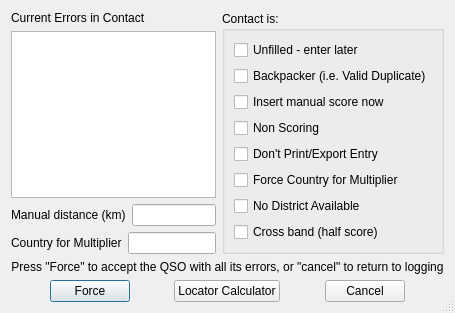
<?xml version="1.0" encoding="UTF-8"?>
<ui version="4.0">
 <class>TForceLogDlg</class>
 <widget class="QDialog" name="TForceLogDlg">
  <property name="geometry">
   <rect>
    <x>0</x>
    <y>0</y>
    <width>417</width>
    <height>313</height>
   </rect>
  </property>
  <property name="windowTitle">
   <string>Force Log the Current Contact</string>
  </property>
  <property name="sizeGripEnabled">
   <bool>true</bool>
  </property>
  <layout class="QVBoxLayout" name="verticalLayout_3">
   <item>
    <layout class="QHBoxLayout" name="horizontalLayout_3">
     <item>
      <layout class="QVBoxLayout" name="verticalLayout_2">
       <item>
        <widget class="QLabel" name="label">
         <property name="text">
          <string>Current Errors in Contact</string>
         </property>
        </widget>
       </item>
       <item>
        <widget class="QListWidget" name="ErrList"/>
       </item>
       <item>
        <layout class="QHBoxLayout" name="horizontalLayout_2">
         <item>
          <widget class="QLabel" name="label_2">
           <property name="text">
            <string>Manual distance (km)</string>
           </property>
          </widget>
         </item>
         <item>
          <widget class="QLineEdit" name="ScoreIl"/>
         </item>
        </layout>
       </item>
       <item>
        <layout class="QHBoxLayout" name="horizontalLayout">
         <item>
          <widget class="QLabel" name="label_3">
           <property name="text">
            <string>Country for Multiplier</string>
           </property>
          </widget>
         </item>
         <item>
          <widget class="QLineEdit" name="CtryMultIl"/>
         </item>
        </layout>
       </item>
      </layout>
     </item>
     <item>
      <widget class="QGroupBox" name="groupBox">
       <property name="title">
        <string>Contact is:</string>
       </property>
       <layout class="QVBoxLayout" name="verticalLayout">
        <item>
         <widget class="QCheckBox" name="CheckBox1">
          <property name="text">
           <string>Unfilled - enter later</string>
          </property>
         </widget>
        </item>
        <item>
         <widget class="QCheckBox" name="CheckBox2">
          <property name="text">
           <string>Backpacker (i.e. Valid Duplicate)</string>
          </property>
         </widget>
        </item>
        <item>
         <widget class="QCheckBox" name="CheckBox3">
          <property name="text">
           <string>Insert manual score now</string>
          </property>
         </widget>
        </item>
        <item>
         <widget class="QCheckBox" name="CheckBox4">
          <property name="text">
           <string>Non Scoring</string>
          </property>
         </widget>
        </item>
        <item>
         <widget class="QCheckBox" name="CheckBox5">
          <property name="text">
           <string>Don't Print/Export Entry</string>
          </property>
         </widget>
        </item>
        <item>
         <widget class="QCheckBox" name="CheckBox6">
          <property name="text">
           <string>Force Country for Multiplier</string>
          </property>
         </widget>
        </item>
        <item>
         <widget class="QCheckBox" name="CheckBox7">
          <property name="text">
           <string>No District Available</string>
          </property>
         </widget>
        </item>
        <item>
         <widget class="QCheckBox" name="CheckBox8">
          <property name="text">
           <string>Cross band (half score)</string>
          </property>
         </widget>
        </item>
       </layout>
      </widget>
     </item>
    </layout>
   </item>
   <item>
    <widget class="QLabel" name="ForceLabel">
     <property name="text">
      <string>Press &quot;Force&quot; to accept the QSO with all its errors, or &quot;cancel&quot; to return to logging</string>
     </property>
     <property name="alignment">
      <set>Qt::AlignCenter</set>
     </property>
    </widget>
   </item>
   <item>
    <layout class="QHBoxLayout" name="horizontalLayout_4">
     <item>
      <spacer name="horizontalSpacer">
       <property name="orientation">
        <enum>Qt::Horizontal</enum>
       </property>
       <property name="sizeHint" stdset="0">
        <size>
         <width>40</width>
         <height>20</height>
        </size>
       </property>
      </spacer>
     </item>
     <item>
      <widget class="QPushButton" name="OKButton">
       <property name="text">
        <string>Force</string>
       </property>
      </widget>
     </item>
     <item>
      <spacer name="horizontalSpacer_2">
       <property name="orientation">
        <enum>Qt::Horizontal</enum>
       </property>
       <property name="sizeHint" stdset="0">
        <size>
         <width>40</width>
         <height>20</height>
        </size>
       </property>
      </spacer>
     </item>
     <item>
      <widget class="QPushButton" name="LocCalcButton">
       <property name="text">
        <string>Locator Calculator</string>
       </property>
      </widget>
     </item>
     <item>
      <spacer name="horizontalSpacer_3">
       <property name="orientation">
        <enum>Qt::Horizontal</enum>
       </property>
       <property name="sizeHint" stdset="0">
        <size>
         <width>40</width>
         <height>20</height>
        </size>
       </property>
      </spacer>
     </item>
     <item>
      <widget class="QPushButton" name="CancelButton">
       <property name="text">
        <string>Cancel</string>
       </property>
      </widget>
     </item>
     <item>
      <spacer name="horizontalSpacer_4">
       <property name="orientation">
        <enum>Qt::Horizontal</enum>
       </property>
       <property name="sizeHint" stdset="0">
        <size>
         <width>40</width>
         <height>20</height>
        </size>
       </property>
      </spacer>
     </item>
    </layout>
   </item>
  </layout>
 </widget>
 <resources/>
 <connections/>
</ui>
